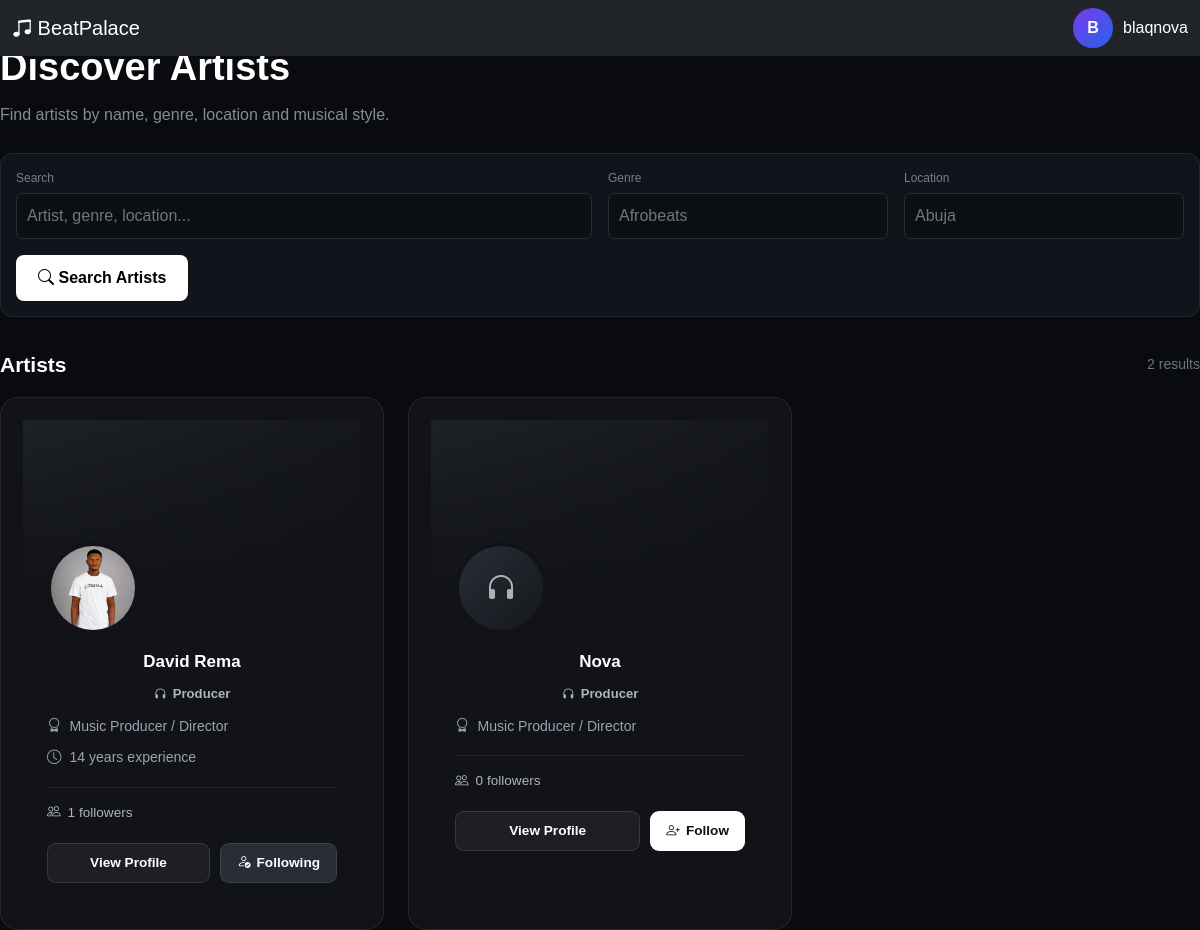
Before: /discover/producers/ (signed in) with the older database file.
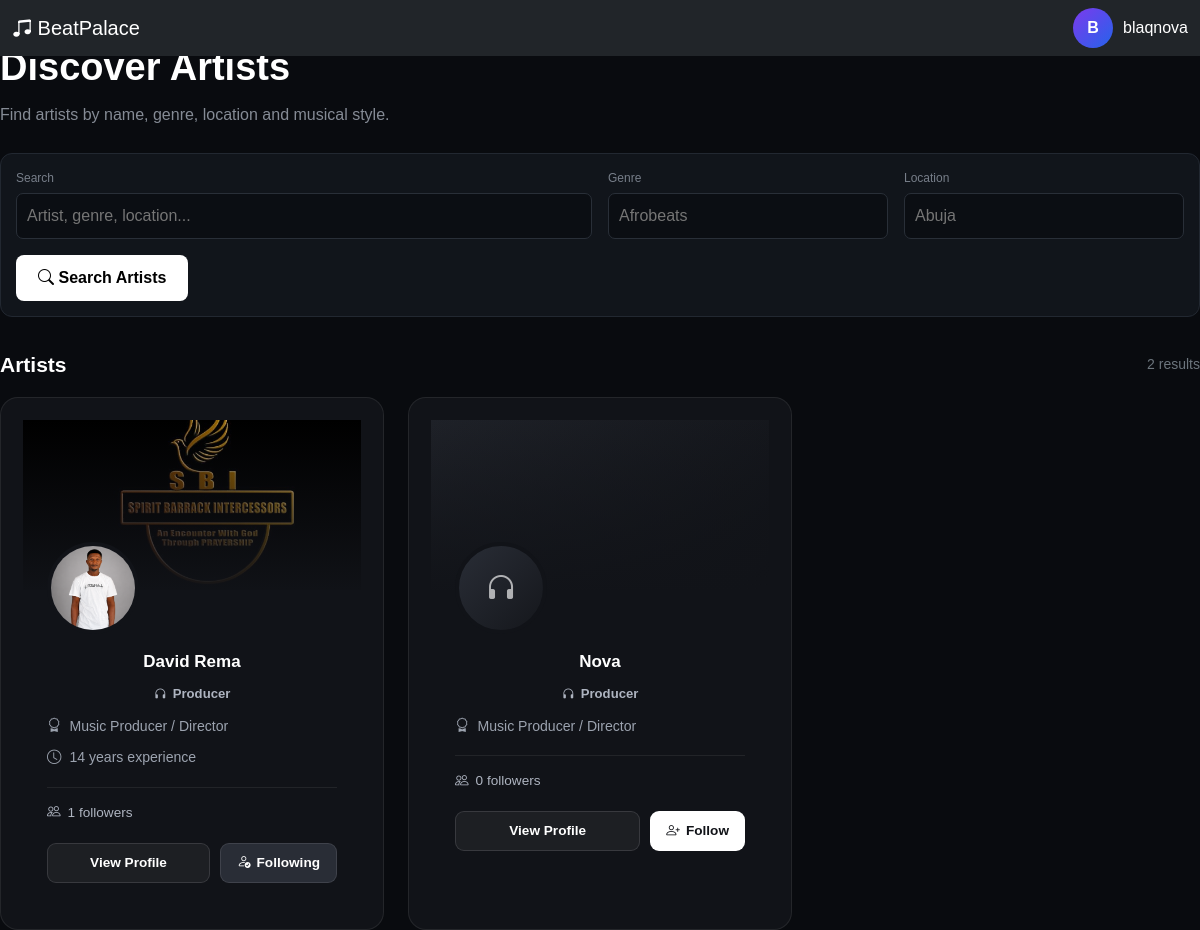
After: the same page with the newer database file.
### accounts/models.py (models this page shows, shortened)
class User(AbstractUser):
    ROLE_CHOICES = (
        ("producer", "Producer"),
        ("artist", "Artist"),
    )
    email = models.EmailField(unique=True)
    role = models.CharField(
        max_length=20,
        choices=ROLE_CHOICES
    )
    avatar = models.ImageField(
        upload_to="avatars/",
        blank=True,
        null=True
    )
    verified = models.BooleanField(default=False)
    created_at = models.DateTimeField(auto_now_add=True)

### producers/models.py (models this page shows, shortened)
class ProducerProfile(models.Model):
    user = models.OneToOneField(
        settings.AUTH_USER_MODEL,
        on_delete=models.CASCADE,
        related_name="producer_profile",
    )
    full_name = models.CharField(max_length=150, blank=True, default="")
    professional_title = models.CharField(
        max_length=150, default="Music Producer / Director"
    )
    profile_image = models.ImageField(
        upload_to="producers/profile/", blank=True, null=True
    )
    cover_image = models.ImageField(
        upload_to="producer/covers/",
        blank=True,
        null=True
    )
    bio = models.TextField(blank=True, null=True)
    start_year = models.PositiveIntegerField(blank=True, null=True)
    end_year = models.PositiveIntegerField(blank=True, null=True)
    phone = models.CharField(max_length=30, blank=True)
    email = models.EmailField(blank=True)
    instagram = models.CharField(max_length=100, blank=True)
    website = models.URLField(blank=True)
    skill_description = models.TextField(
        blank=True,
        help_text="Example: Music Composition, Audio Production & Sound Design",
    )
    software = models.TextField(
        blank=True, help_text="Example: Ableton Live, Cubase, Adobe Premiere, Logic Pro"
    )
    education = models.TextField(blank=True)
    date_of_birth = models.DateField(blank=True, null=True)
    marital_status = models.CharField(max_length=50, blank=True)
    is_published = models.BooleanField(default=True)
    created_at = models.DateTimeField(auto_now_add=True)
    updated_at = models.DateTimeField(auto_now=True)
    @property
    def experience_years(self):
        if not self.start_year:
            return 0
        end_year = self.end_year
        if not end_year:
            from django.utils import timezone
            end_year = timezone.now().year
        return end_year - self.start_year

### discovery/views.py (the view, shortened to what this page needs)
def discover_producers(request):
    query = request.GET.get("q", "").strip()
    role = request.GET.get("role", "").strip()
    genre = request.GET.get("genre", "").strip()
    users = (
        User.objects
        .exclude(id=request.user.id)
        .filter(
            role__in=["producer"]
        )
        .select_related(
            "artist_profile",
        )
    )
    if role in ["producer"]:
        users = users.filter(
            role=role
        )
    if genre:
        users = users.filter(
            artist_profile__genre__icontains=genre
        )
    users = users.distinct()
    following_ids = set(
        Follow.objects
        .filter(
            follower=request.user
        )
        .values_list(
            "following_id",
            flat=True
        )
    )
    context = {
        "users": users,
        "query": query,
        "role": role,
        "genre": genre,
        "following_ids": following_ids,
    }
    return render(
        request,
        "discovery/producers.html",
        context
    )

### templates/discovery/producers.html (shortened to what the changed rows need)
{% extends "base.html" %}
{% block content %}
<div class="discover-hero">
    <h1>
        Discover Artists
    </h1>
</div>
<div class="section-header">
    <h2>
        Artists
    </h2>
</div>
<div class="row g-4">
    {% for user in users %}
        <div class="col-md-6 col-lg-4">
            <div class="discover-card">
                <div class="discover-cover">
                    {% if user.role == "artist" %}
                        {% if user.artist_profile.cover_image %}
                            <img
                                src="{{ user.artist_profile.cover_image.url }}"
                                alt="{{ user.artist_profile.artist_name }}"
                            >
                        {% endif %}
                    {% elif user.role == "producer" %}
                        {% if user.producer_profile.cover_image %}
                            <img
                                src="{{ user.producer_profile.cover_image.url }}"
                                alt="{{ user.producer_profile.full_name }}"
                            >
                        {% endif %}
                    {% endif %}
                    <div class="discover-cover-overlay"></div>
                </div>
                <div class="discover-avatar-wrapper">
                    {% if user.role == "artist" %}
                        {% if user.artist_profile.avatar %}
                            <img
                                src="{{ user.artist_profile.avatar.url }}"
                                class="discover-avatar"
                                alt="{{ user.artist_profile.artist_name }}"
                            >
                        {% elif user.avatar %}
                            <img
                                src="{{ user.avatar.url }}"
                                class="discover-avatar"
                                alt="{{ user.username }}"
                            >
                        {% else %}
                            <div class="discover-avatar-placeholder">
                                <i class="bi bi-mic"></i>
                            </div>
                        {% endif %}
                    {% elif user.role == "producer" %}
                        {% if user.producer_profile.profile_image %}
                            <img
                                src="{{ user.producer_profile.profile_image.url }}"
                                class="discover-avatar"
                                alt="{{ user.producer_profile.full_name }}"
                            >
                        {% elif user.avatar %}
                            <img
                                src="{{ user.avatar.url }}"
                                class="discover-avatar"
                                alt="{{ user.username }}"
                            >
                        {% else %}
                            <div class="discover-avatar-placeholder">
                                <i class="bi bi-headphones"></i>
                            </div>
                        {% endif %}
                    {% endif %}
                </div>
                <div class="discover-content">
                    <h5 class="discover-name">
                        {% if user.role == "artist" %}
                            {{ user.artist_profile.artist_name|default:user.username }}
                        {% elif user.role == "producer" %}
                            {{ user.producer_profile.full_name|default:user.username }}
                        {% endif %}
                    </h5>
                    <div class="discover-role">
                        {% if user.role == "artist" %}
                            <i class="bi bi-mic"></i>
                            Artist
                        {% elif user.role == "producer" %}
                            <i class="bi bi-headphones"></i>
                            Producer
                        {% endif %}
                    </div>
                    {% if user.role == "producer" %}
                        {% if user.producer_profile.professional_title %}
                            <div class="discover-meta">
                                <i class="bi bi-award"></i>
                                {{ user.producer_profile.professional_title }}
                            </div>
                        {% endif %}
                        {% if user.producer_profile.experience_years %}
                            <div class="discover-meta">
                                <i class="bi bi-clock"></i>
                                {{ user.producer_profile.experience_years }}
                                years experience
                            </div>
                        {% endif %}
                    {% endif %}
                    <div class="discover-stats">
                        <i class="bi bi-people"></i>
                        {{ user.engagement_followers.count }}
                        followers
                    </div>
                    <div class="card-actions">
                        {% if user.role == "artist" %}
                            <a
                                href="{% url 'artists:public_artist_profile' user.username %}"
                                class="btn-profile"
                            >
                                View Profile
                            </a>
                        {% elif user.role == "producer" %}
                            <a
                                href="{% url 'artists:public_artist_profile' user.username %}"
                                class="btn-profile"
                            >
                                View Profile
                            </a>
                        {% endif %}
                        {% if user.id in following_ids %}
                            <form
                                method="POST"
                                action="{% url 'engagement:toggle_follow' user.id %}"
                            >
                                <button
                                    type="submit"
                                    class="btn-follow following"
                                >
                                    <i class="bi bi-person-check"></i>
                                    Following
                                </button>
                            </form>
                        {% endif %}
                    </div>
                </div>
            </div>
        </div>
    {% endfor %}
</div>
{% endblock %}

Changed rows visible on the page:
changed User "David Rema": producer_profile.cover_image: picture added
